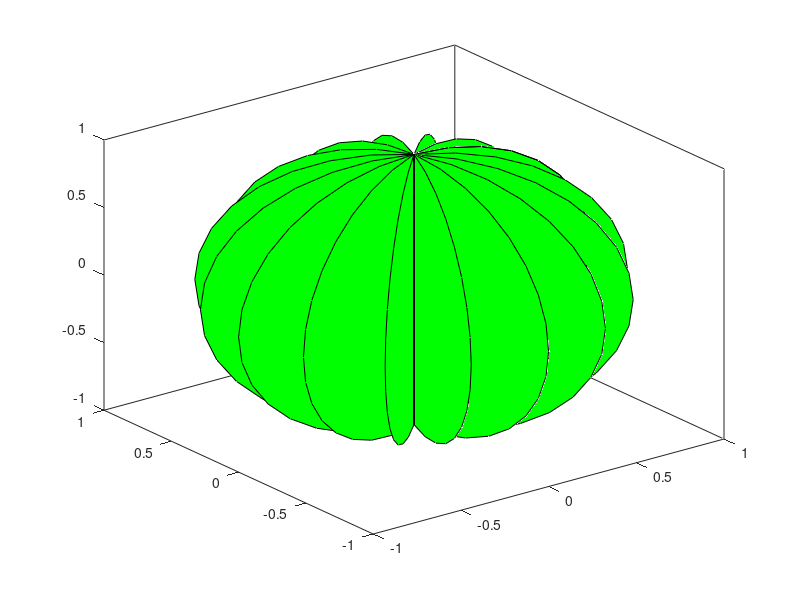

Write MATLAB code to recreate this figure. (Note: this script raises an error after producing the figure.)
clc
clear all

figure;
[X,Y,Z] = sphere(16);
x = [0.5*X(:); 0.75*X(:); X(:)];
y = [0.5*Y(:); 0.75*Y(:); Y(:)];
z = [0.5*Z(:); 0.75*Z(:); Z(:)];
scatter3(x,y,z);
line(X, Y, Z);
fill3(X, Y, Z, 'g');
[x, y, z] = meshgrid(X, Y, Z);